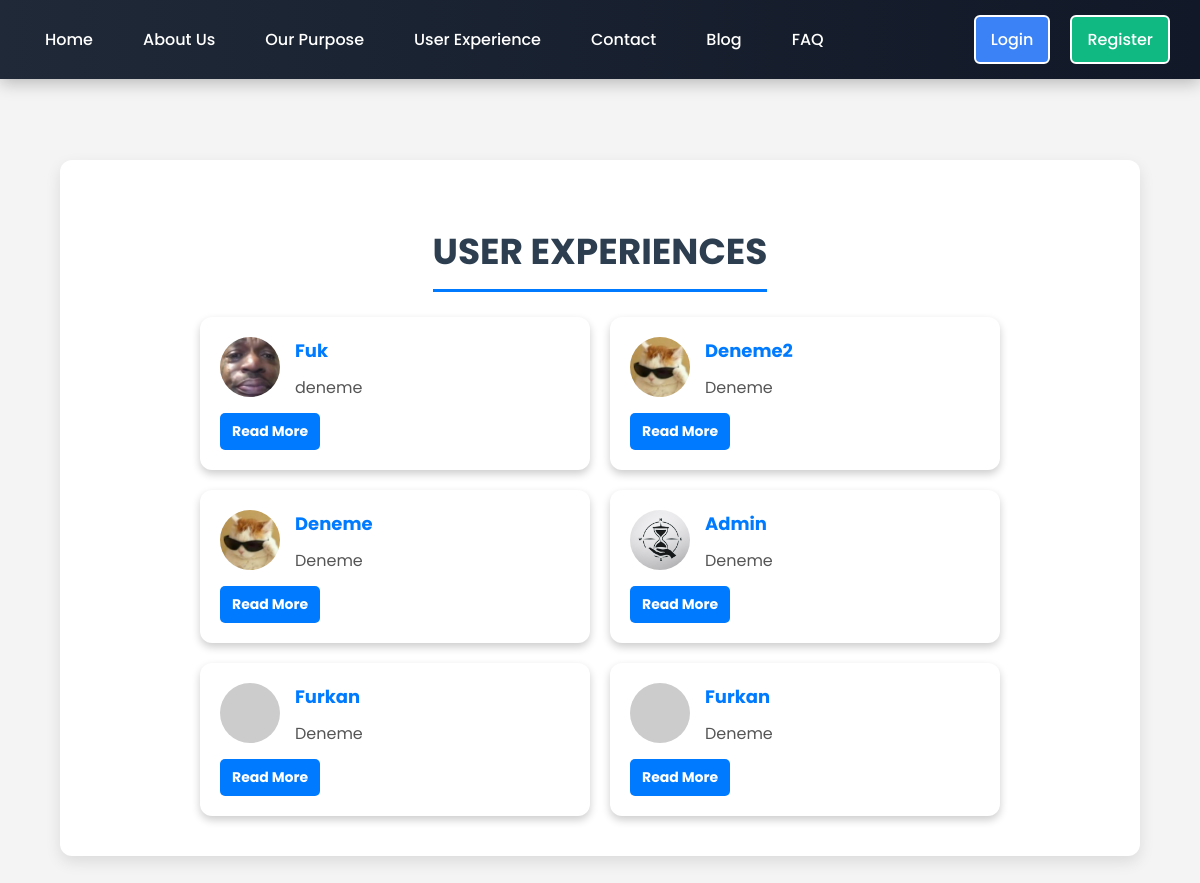
Page /user-experience/ on the committed database.
### yonetim/models.py (models this page shows, shortened)
class Experience(models.Model):
    name = models.CharField(max_length=100)
    photo_url = models.URLField(default="https://randomuser.me/api/portraits/lego/1.jpg")
    content = models.TextField()
    created_at = models.DateTimeField(auto_now_add=True)

### yonetim/views.py (the view)
# urls.py: path('user-experience/', views.user_experience, name='user_experience'),
def user_experience(request):
    experiences = Experience.objects.all().order_by('-created_at')
    return render(request, 'yonetim/user_experience.html', {'experiences': experiences})

### yonetim/context_processors.py (called while the page is built)
def user_notifications(request):
    if request.user.is_authenticated:
        notifications = Notification.objects.filter(user=request.user).order_by('-created_at')[:5]
    else:
        notifications = []
    return {'notifications': notifications}

### yonetim/templates/yonetim/user_experience.html (shortened to what this page needs)
{% extends "yonetim/base.html" %}
{% block content %}
<div class="experience-section">
  <h1>User Experiences</h1>
  <div class="experience-container">
    {% for experience in experiences %}
    <div class="experience-card">
      <img src="{{ experience.photo_url }}" alt="User">
      <div class="user-name">{{ experience.name }}</div>
      <div class="content">{{ experience.content }}</div>
      <span class="read-more" onclick="toggleReadMore(this)">Read More</span>
    </div>
    {% endfor %}
  </div>
</div>
{% endblock %}

### yonetim/templates/yonetim/base.html (style rules this page uses)
body { font-family: 'Poppins', sans-serif; background: #f4f4f4; margin: 0; padding: 0; width: 100%; height: 100vh; display: flex; flex-direction: column; align-items: center; overflow-x: hidden; }

### yonetim/templates/yonetim/user_experience.html (style rules this page uses)
.experience-section { background: white; padding: 40px; border-radius: 12px; box-shadow: 0 6px 15px rgba(0, 0, 0, 0.1); margin: 20px auto; max-width: 1000px; text-align: center; }
.experience-section h1 { font-size: 36px; font-weight: bold; margin-bottom: 25px; color: #2c3e50; text-transform: uppercase; border-bottom: 3px solid #007BFF; padding-bottom: 10px; display: inline-block; }
.experience-container { display: flex; flex-wrap: wrap; justify-content: center; gap: 20px; }
.experience-card { background: white; border-radius: 12px; box-shadow: 0 4px 8px rgba(0, 0, 0, 0.2); padding: 20px; width: 350px; text-align: left; position: relative; }
.experience-card img { width: 60px; height: 60px; border-radius: 50%; float: left; margin-right: 15px; }
.experience-card .user-name { font-size: 18px; font-weight: bold; color: #007BFF; margin-bottom: 10px; margin-left: 75px; }
.experience-card .content { font-size: 16px; color: #555; margin-top: 10px; line-height: 1.8; max-height: 120px; overflow: hidden; text-overflow: ellipsis; transition: max-height 0.5s ease; }
.read-more { display: inline-block; margin-top: 10px; padding: 8px 12px; background-color: #007BFF; color: white; text-decoration: none; border-radius: 5px; font-size: 14px; font-weight: bold; cursor: pointer; transition: background-color 0.3s ease; }

### rows in the picture
Experience: photo_url (picture), name "Fuk", content "deneme"
Experience: photo_url (picture), name "Deneme2", content "Deneme"
Experience: photo_url (picture), name "Deneme", content "Deneme"
Experience: photo_url (picture), name "Admin", content "Deneme"
Experience: name "Furkan", content "Deneme"
Experience: name "Furkan", content "Deneme"
